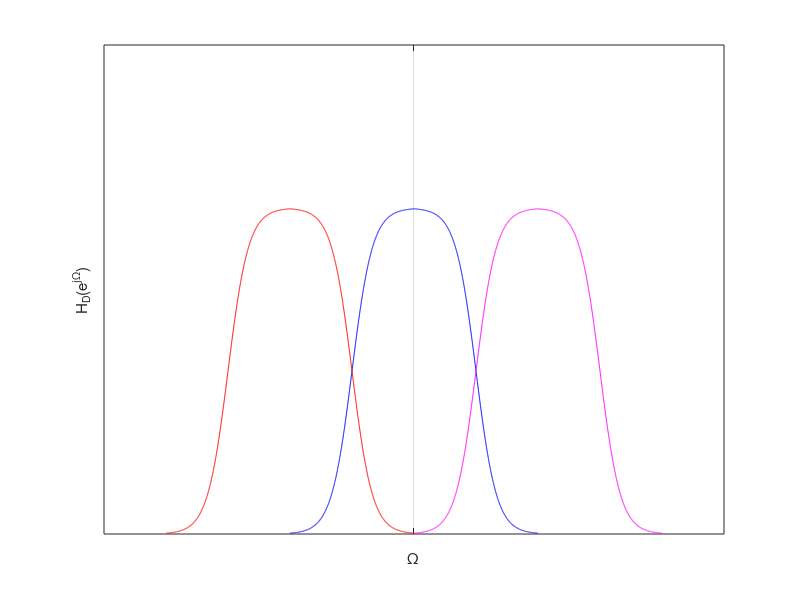
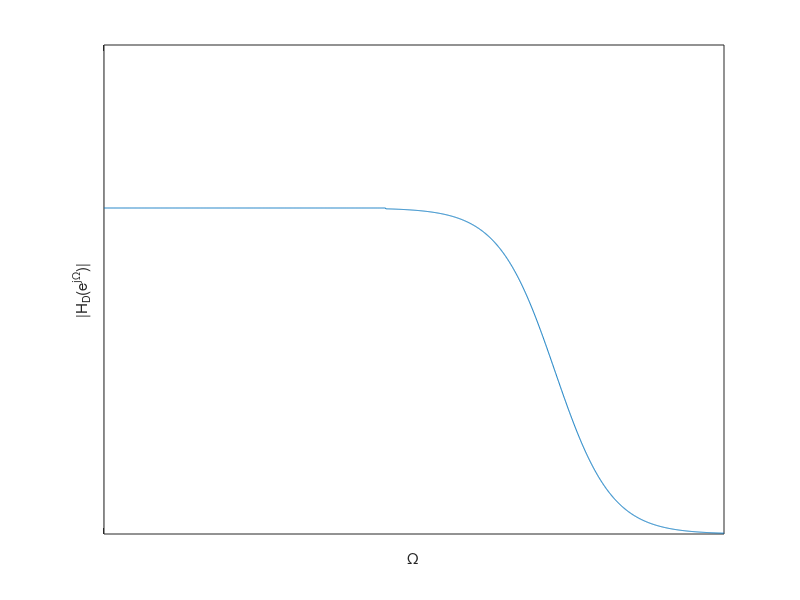
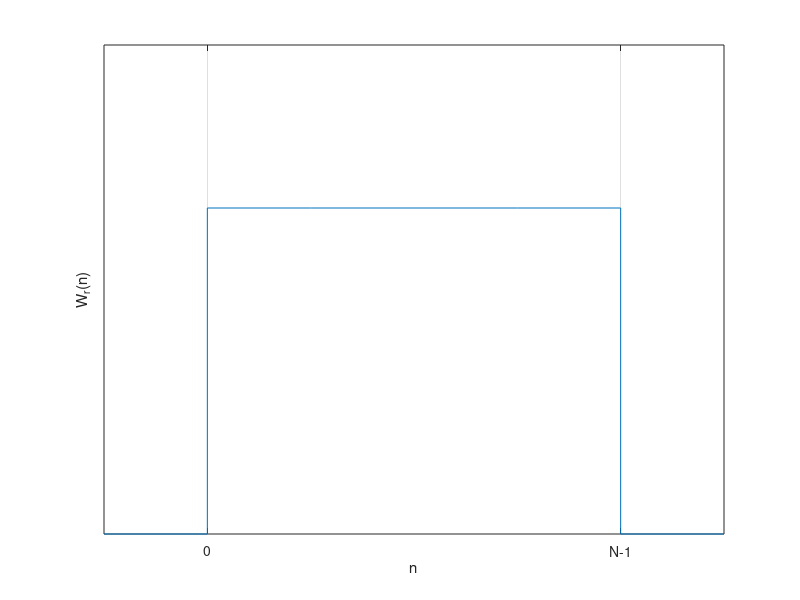
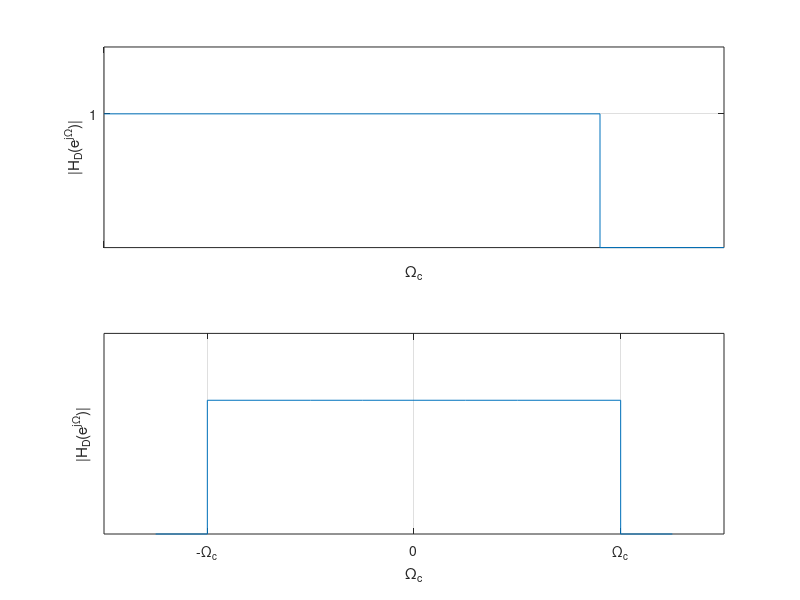

Write the MATLAB code that produced these figures, in order. (Note: this script raises an error after producing the figures.)
%% ECE512 lecture 20 and 21
clear all; clc;
%% impulse invariant
x=-6:.01:6;
y=1./(1+exp(-x));
figure(1);clf;

% center lobe
plot(x-6,y,'b'); hold on
plot(-x+6,y,'b')

% left lobe
plot(x-18,y,'r'); hold on
plot(-x-6,y,'r')

% right lobe
plot(x+6,y,'m'); hold on
plot(-x+18,y,'m')


ylim([0 1.5])
xlabel('\Omega')
ylabel('H_D(e^{j\Omega})')
set(gca, 'XTick', [0],'XTickLabel',{})
set(gca, 'YTick', [],'YTickLabel',{})
grid on

%% LPF
x=-6:.01:6;
y=1./(1+exp(x));

y2=ones(1,1000);
y3=[y2 y];
x3=linspace(0,4, length(y3));
figure(2);clf;

% center lobe
plot(x3,y3); 


ylim([0 1.5])
xlabel('\Omega')
ylabel('|H_D(e^{j\Omega})|')
set(gca, 'XTick', [0],'XTickLabel',{})
set(gca, 'YTick', [],'YTickLabel',{})
grid on

%% rectangular window
figure(3);clf;
x=[-1 0 0 1 2 3 4 4 5];
y=[0 0 1 1 1 1 1 0 0];
plot(x,y)
ylim([0 1.5])
xlabel('n')
ylabel('W_r(n)')
set(gca, 'XTick', [0 4],'XTickLabel',{'0','N-1'})
set(gca, 'YTick', [],'YTickLabel',{})
grid on
%% window example
figure(4);clf;
subplot(2,1,1)
x=[ 0 1 2 3 4 4 5];
y=[ 1 1 1 1 1 0 0];
plot(x,y)
ylim([0 1.5])
xlabel('\Omega_c')
ylabel('|H_D(e^{j\Omega})|')
set(gca, 'XTick', [0],'XTickLabel',{})
set(gca, 'YTick', [1],'YTickLabel',{'1'})
grid on

subplot(2,1,2)
x=[-5 -4 -4 -3 -2 -1 0 1 2 3 4 4 5];
y=[0 0 1 1 1 1 1 1 1 1 1 0 0];
plot(x,y)
ylim([0 1.5])
xlabel('\Omega_c')
ylabel('|H_D(e^{j\Omega})|')
set(gca, 'XTick', [-4 0 4],'XTickLabel',{'-\Omega_c','0','\Omega_c'})
set(gca, 'YTick', [],'YTickLabel',{})
grid on

%% example 2
figure(5);clf;
subplot(2,1,1)
b = fir1(48,[0.35 0.65]);
freqz(b,1,512)
subplot(2,1,2)
b = fir1(24,[0.35 0.65]);
freqz(b,1,512)

%% hann and hamming window
figure(6);clf;
% x=-10:.1:10;
% y1=sinc(x);
% y2=sinc(.2*x);
% plot(x,y1,x,y2)
% N=13;
% Om=-(N-1)/2:.01:(N-1)/2;
% a1=.3;
% a2=.5*.9;
% y1=a1*sin(Om*N/2)./sin(Om/2) + (1-a1*sin(Om*N/2-N*pi/(N-1)))./(2*sin(Om/2 - pi*(N-1))) + (1-a1*sin(Om*N/2+N*pi/(N-1)))./(2*sin(Om/2 + pi*(N-1)))
% y2=a2*sin(Om*N/2)./sin(Om/2) + (1-a2*sin(Om*N/2-N*pi/(N-1)))./(2*sin(Om/2 - pi*(N-1))) + (1-a2*sin(Om*N/2+N*pi/(N-1)))./(2*sin(Om/2 + pi*(N-1)))
% plot(Om,abs(y1))
L = 48;
wvtool(hamming(L))
wvtool(hann(L))

%% kaiser window
figure(7);clf
x=[0 1 2 3 4 5 5 6 7 7 8 9 9 10]
y1=[1 1 1 1 1 1 0 0 0 .1 .1 .1 0 0];
y2=[.9 .9 .9 .9 .9 .9 0 0 0 .1 .1 .1 0 0];
plot(x,y1,'b')
hold on
plot(x, y2,'b')
ylim([0 1.2])
xlabel('')
ylabel('|H_D(e^{j\Omega})|')
set(gca, 'XTick', [0 5 7 9],'XTickLabel',{'0','\Omega_c','\Omega_a','\Omega_{s/2}'})
set(gca, 'YTick', [.1 .9 1],'YTickLabel',{'S_2','1-S_1','1+S_1'})
grid on